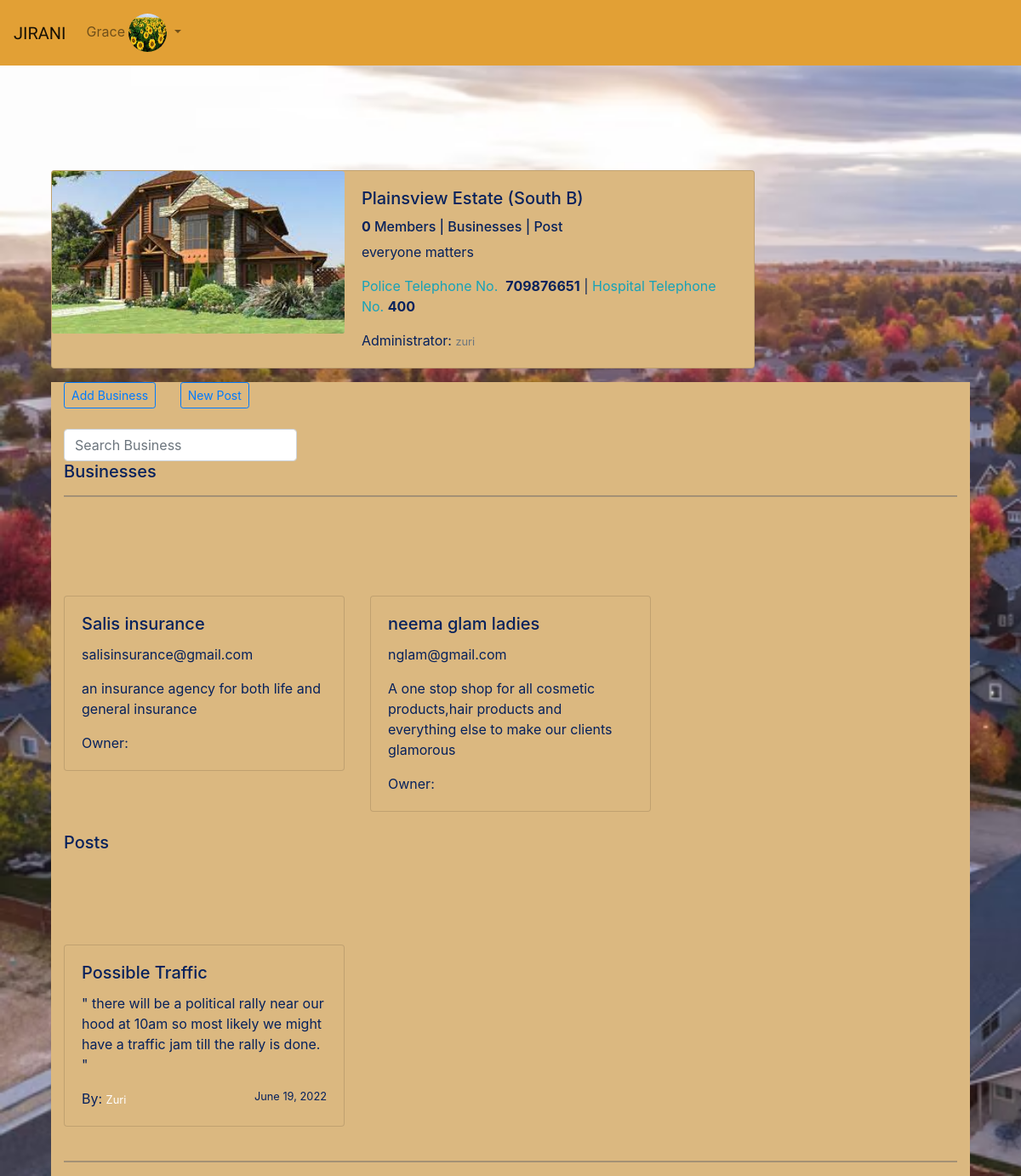
The app's page /hood/1 (signed in) with its own data.
### app/models.py (models this page shows, shortened)
class Profile(models.Model):
    user = models.OneToOneField(User, on_delete=models.CASCADE, related_name='profile')
    profile_pic = models.ImageField(upload_to='media/images/', default='default.png')
    bio = models.TextField(max_length=500, default="My Bio", blank=True)
    name = models.CharField(blank=True, max_length=120)
    location = models.CharField(max_length=60, blank=True)
    neighborhood = models.ForeignKey(Neighborhood, on_delete=models.SET_NULL, null=True, related_name='occupants', blank=True)

class Neighborhood(models.Model):
    hoodname = models.CharField(blank=True, max_length=120)
    location = models.CharField(max_length=60, blank=True)
    admin = models.ForeignKey("Profile", on_delete=models.CASCADE, related_name='hood')
    hoodphoto = models.ImageField(upload_to='images/', null=True)
    description = models.TextField(null =True)
    healthdep = models.IntegerField(null=True, blank=True)
    policeno = models.IntegerField(null=True, blank=True)

class Business(models.Model):
    email = models.EmailField()
    user = models.ForeignKey(User, on_delete=models.CASCADE, related_name='owner')
    neighborhood = models.ForeignKey(Neighborhood, on_delete=models.SET_NULL, null=True, related_name='business_owner', blank=True)
    name = models.CharField(blank=True, max_length=120)
    description = models.TextField(blank=True)

class Post(models.Model):
    title = models.CharField(max_length=155)
    post = models.TextField(max_length=500)
    photo = models.ImageField(upload_to='media/posts/', blank=True)
    user = models.ForeignKey(Profile, on_delete=models.CASCADE, related_name="post")
    date = models.DateTimeField(auto_now_add=True, blank=True)
    hood = models.ForeignKey(Neighborhood, on_delete=models.SET_NULL, null=True, related_name='post_owner', blank=True)

### app/views.py (the view)
# urls.py: path('hood/<hood_id>', views.hood, name='hood'),
def hood(request, hood_id):
    hood = Neighborhood.objects.get(id=hood_id)
    business = Business.objects.filter(neighborhood=hood)
    posts = Post.objects.filter(hood=hood)
    posts = posts[::-1]
    if request.method == 'POST':
        form = JiraniForm(request.POST)
        if form.is_valid():
            b_form = form.save(commit=False)
            b_form.neighbourhood = hood
            b_form.user = request.user.profile
            b_form.save()
            return redirect('hood', hood.id)
    else:
        form = JiraniForm()
    context = {
        'hood': hood,
        'business': business,
        'form': form,
        'posts': posts
    }
    return render(request, 'jirani/hood.html', context)

### app/forms.py
class JiraniForm(forms.ModelForm):
    class Meta:
        model = Neighborhood
        exclude = ('admin',)

### app/templates/jirani/hood.html (shortened to what this page needs)
{% extends 'jirani/base.html' %}
{% load crispy_forms_tags %}
{% block content %}
<div class="container" style="margin-top:-4">
    <div class="row">
        <div class="col-md-12">
            <div class="card mb-3">
                <div class="row no-gutters">
                    <div class="col-md-5">
                        <img src="{{ hood.hoodphoto.url }}" class="card-img" alt="...">
                    </div>
                    <div class="col-md-7">
                        <div class="card-body">
                            <h5 class="card-title">{{ hood.hoodname }} ({{hood.location}})
                            </h5>
                            <h6 class="card-text">
                                <span><strong>{{hood.occupants.count}}</strong> Member{{hood.occupants.count|pluralize}}</span>
                                | <strong>{{ hood.business.count }}</strong> Businesses |  Post{{ hood.hood_post.count|pluralize }}
                            </h6>
                            <p class="card-text">{{hood.description}}</p>
                            <p class="card-text"><span class="text-info">Police Telephone No.</span>
                                &nbsp;<strong>{{hood.policeno}}</strong> |
                                <span class="text-info">Hospital Telephone No.</span> <strong>{{hood.healthdep}}</strong></p>
                            <p class="card-text">Administrator: <small class="text-muted">
                                {{ hood.admin.user.username }}</small></p>
                        </div>
                    </div>
                </div>
            </div>
        </div>
    </div>
    <div class="container bg-hood">
        <div class="row">
            <div class="col-md-12">
                <a href="" class="btn btn-sm btn-outline-primary mb-4 mr-4" data-toggle="modal" data-target="#ModalCenter">Add
                    Business</a>
                <a class="btn btn-sm btn-outline-primary mb-4" href="{% url 'upload'%}">New Post</a>
                <form class="form-inline" method="get" action="{% url 'search' %}">
                    <div class="md-form my-0">
                        <input class="form-control mr-sm-2 " type="text" placeholder="Search Business" name="title" aria-label="Search">
                    </div>
                </form>
                <h5 class="D-block mx-auto tt">Businesses</h5>
                <hr>
                <div class="row">
                    {% for bus in business %}
                    <div class="col-md-4">
                        <div class="card mb-4">
                            <div class="card-body">
                                <h5 class="card-title">{{bus.name}}
                                </h5>
                                <p class="card-text">{{bus.email}}</p>
                                <p class="card-text">{{bus.description}}</p>
                                <p class="card-text">Owner: </p>
                            </div>
                        </div>
                    </div>
                    {% endfor %}
                </div>
                <h5 class="D-block mx-auto tt">Posts</h5>
                <div class="row">
                    {% for post in posts %}
                    <div class="col-md-4">
                        <div class="card mb-4 hpost">
                            <div class="card-body">
                                <h5 class="card-title">{{post.title}}</h5>
                                <p class="card-text">" {{post.post}} "
                                </p>
                                <p class="card-text">By: <small class="text-white">
                                    {{ post.user.user.username|title }}</small> <small style="float:right">{{post.date|date}}</small>
                                </p>
                            </div>
                        </div>
                    </div>
                    {% endfor %}
                </div>
                <hr>
            </div>
        </div>
    </div>
</div>
{% endblock %}

### app/templates/navbar.html (shortened to what this page needs)
<div class="container-fluid px-0">
    <header>
        <nav class="navbar fixed-top navbar-expand-lg navbar-transparent navbar-light bg-steel">
            <a class="navbar-brand" href="{% url 'home' %}">JIRANI</a>
            <div class="collapse navbar-collapse" id="navbarSupportedContent">
                <ul class="navbar-nav navbar-right">
                    {% if user.is_authenticated%}
                        <li class="nav-item dropdown">
                            <a class="nav-link dropdown-toggle" id="navbarDropdownMenuLink" data-toggle="dropdown">{{ user.username|title }}
                            <img class="rounded-circle nav-img" src="{{ user.profile.profile_pic.url }}" width="22" height="22" class="rounded-circle" alt="..." style="width: 45px; height: 45px">
                            </a>
                        </li>
                    {% else %}
                        <a href="{% url 'login' %}" class="login btn btn-sm btn-primary"> Register/Login </a>
                    {% endif %}
                </ul>
            </div>
        </nav>
    </header>
</div>

### static/css/main.css (style rules this page uses)
body { background: url(/static/images/hood.avif); background-repeat: no-repeat; background-size: cover; color: #fff; }
.navbar-transparent { background: transparent; }
.navbar-nav > li > a { color: #fff; }
.navbar-brand { font-family: "Allerta Stencil", sans-serif; color: #2660dd; }
.bg-steel { background-color: #e2a035; }
.card { background-color: #dbb880; margin-top: 100px; color: #06215c; width: fit-content; }
.bg-hood { background-color: #dbb880; color: #06215c; }

### records on screen
Neighborhood: hoodphoto (picture), hoodname "Plainsview Estate", location "South B", occupants.count "0", description "everyone matters", policeno "709876651", healthdep "400", admin.user.username "zuri"
Business: name "Salis insurance", email "salisinsurance@gmail.com", description "an insurance agency for both life and general insurance"
Business: name "neema glam ladies", email "nglam@gmail.com", description "A one stop shop for all cosmetic products,hair products and everything else to make our clients glamorous"
Post: title "Possible Traffic", post "there will be a political rally near our hood at 10am so most likely we might have a traffic jam till the rally is done.", user.user.username "Zuri", date "June 19, 2022"

### other values on screen
{{ user.username|title }} "Grace"
